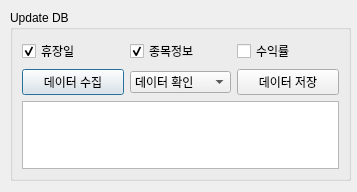
<?xml version="1.0" encoding="UTF-8"?>
<ui version="4.0">
 <class>Dialog</class>
 <widget class="QDialog" name="Dialog">
  <property name="geometry">
   <rect>
    <x>0</x>
    <y>0</y>
    <width>357</width>
    <height>192</height>
   </rect>
  </property>
  <property name="windowTitle">
   <string>상호금융리서치 주식MP</string>
  </property>
  <widget class="QGroupBox" name="groupBox_2">
   <property name="geometry">
    <rect>
     <x>10</x>
     <y>10</y>
     <width>341</width>
     <height>171</height>
    </rect>
   </property>
   <property name="title">
    <string>Update DB</string>
   </property>
   <layout class="QVBoxLayout" name="verticalLayout_2">
    <item>
     <layout class="QVBoxLayout" name="verticalLayout">
      <item>
       <layout class="QGridLayout" name="gridLayout">
        <item row="0" column="0">
         <widget class="QCheckBox" name="ckb1">
          <property name="text">
           <string>휴장일</string>
          </property>
          <property name="checked">
           <bool>true</bool>
          </property>
         </widget>
        </item>
        <item row="0" column="1">
         <widget class="QCheckBox" name="ckb2">
          <property name="text">
           <string>종목정보</string>
          </property>
          <property name="checked">
           <bool>true</bool>
          </property>
         </widget>
        </item>
        <item row="0" column="2">
         <widget class="QCheckBox" name="ckb3">
          <property name="text">
           <string>수익률</string>
          </property>
          <property name="checked">
           <bool>false</bool>
          </property>
         </widget>
        </item>
       </layout>
      </item>
      <item>
       <layout class="QHBoxLayout" name="horizontalLayout">
        <item>
         <widget class="QPushButton" name="pushButton">
          <property name="text">
           <string>데이터 수집</string>
          </property>
         </widget>
        </item>
        <item>
         <widget class="QComboBox" name="vbox">
          <property name="currentIndex">
           <number>0</number>
          </property>
          <item>
           <property name="text">
            <string>데이터 확인</string>
           </property>
          </item>
          <item>
           <property name="text">
            <string>휴장일</string>
           </property>
          </item>
          <item>
           <property name="text">
            <string>종목정보</string>
           </property>
          </item>
          <item>
           <property name="text">
            <string>수익률</string>
           </property>
          </item>
         </widget>
        </item>
        <item>
         <widget class="QPushButton" name="pushButton_2">
          <property name="text">
           <string>데이터 저장</string>
          </property>
         </widget>
        </item>
       </layout>
      </item>
     </layout>
    </item>
    <item>
     <widget class="QTextBrowser" name="tbox"/>
    </item>
   </layout>
  </widget>
 </widget>
 <resources/>
 <connections>
  <connection>
   <sender>pushButton</sender>
   <signal>clicked()</signal>
   <receiver>Dialog</receiver>
   <slot>scrap_data()</slot>
   <hints>
    <hint type="sourcelabel">
     <x>54</x>
     <y>70</y>
    </hint>
    <hint type="destinationlabel">
     <x>8</x>
     <y>75</y>
    </hint>
   </hints>
  </connection>
  <connection>
   <sender>vbox</sender>
   <signal>currentIndexChanged(QString)</signal>
   <receiver>Dialog</receiver>
   <slot>view_data()</slot>
   <hints>
    <hint type="sourcelabel">
     <x>194</x>
     <y>63</y>
    </hint>
    <hint type="destinationlabel">
     <x>356</x>
     <y>127</y>
    </hint>
   </hints>
  </connection>
 </connections>
 <slots>
  <slot>scrap_data()</slot>
  <slot>save_data()</slot>
  <slot>view_data()</slot>
 </slots>
</ui>
